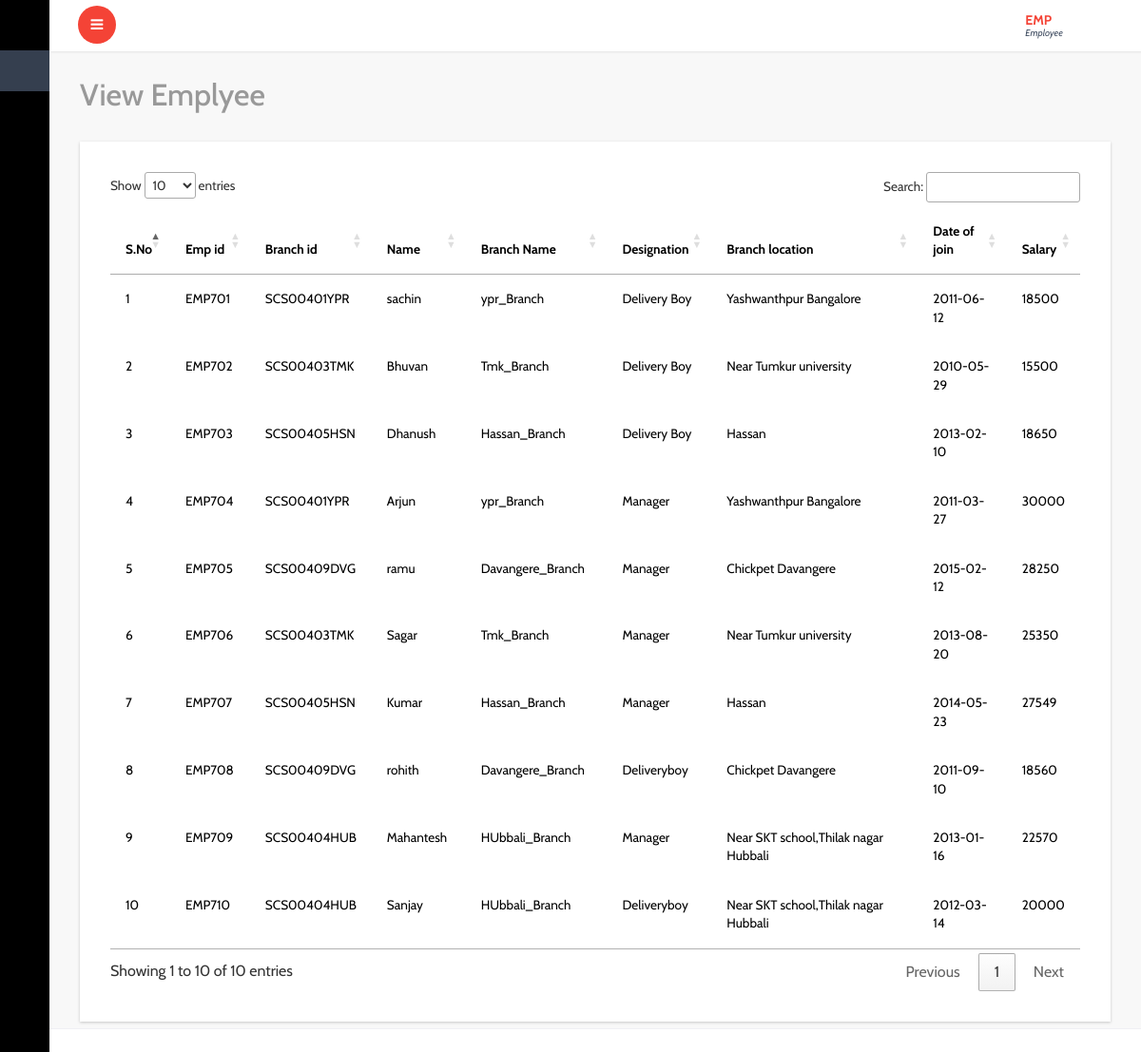
/employee/view_emplyee.php (signed in), run on the app's committed database.
### tables this page shows
CREATE TABLE `emplyee` (
  `id` int(11) NOT NULL,
  `name` text NOT NULL,
  `role` text NOT NULL,
  `branchid` text NOT NULL,
  `branch_name` text NOT NULL,
  `branch_location` text NOT NULL,
  `dateofjoin` date NOT NULL,
  `salary` int(100) NOT NULL,
  `Empid` text NOT NULL,
  `pwd` int(10) NOT NULL
);

### employee/view_emplyee.php (the view, shortened to what this page needs)
<?php
include('header.php');
include('sidebar.php');
include('../connection.php');
?>
<link rel="stylesheet" href="http://cdn.datatables.net/1.10.2/css/jquery.dataTables.min.css"></style>
<div id="page-wrapper">
  <div class="graphs">
    <h3 class="blank1">View Emplyee</h3>
    <div class="xs tabls">
      <div class="bs-example4" data-example-id="contextual-table">
        <table class="table table-hover" id="example" class="display" width="100%" cellspacing="0">
          <thead>
            <tr>
            <th>S.No</th>
            <th>Emp id</th>
              <th>Branch id</th>
              <th>Name</th>
              <th>Branch Name</th>
	      <th>Designation</th>
              <th>Branch location</th>
              <th>Date of join</th>
              <th><S></S>Salary</th>
            </tr>
          </thead>
          <tbody>
          <?php
            $sql="Select * from emplyee";
            $res=mysqli_query($conn,$sql);
            $i=1;
            while($ros=mysqli_fetch_array($res))
            {
              ?>
          <tr>
            <td><?php echo $i++;?></td>
             <td><?php echo $ros['Empid'];?></td>
            <td><?php echo $ros['branchid'];?></td>
            <td><?php echo $ros['name'];?></td>
            <td><?php echo $ros['branch_name'];?></td>
	    <td><?php echo $ros['role'];?></td>
            <td><?php echo $ros['branch_location'];?></td>
            <td><?php echo $ros['dateofjoin'];?></td>
            <td><?php echo $ros['salary'];?></td>
          </tr>
          <?php
        }
        ?>
          </tbody>
        </table>
      </div>
    </div>
  </div>
</div>
<?php
include('footer.php');
?>

### data on the page
emplyee: Empid "EMP701", branchid "SCS00401YPR", name "sachin", branch_name "ypr_Branch", role "Delivery Boy", branch_location "Yashwanthpur Bangalore", dateofjoin "2011-06-12", salary "18500"
emplyee: Empid "EMP702", branchid "SCS00403TMK", name "Bhuvan", branch_name "Tmk_Branch", role "Delivery Boy", branch_location "Near Tumkur university", dateofjoin "2010-05-29", salary "15500"
emplyee: Empid "EMP703", branchid "SCS00405HSN", name "Dhanush", branch_name "Hassan_Branch", role "Delivery Boy", branch_location "Hassan", dateofjoin "2013-02-10", salary "18650"
emplyee: Empid "EMP704", branchid "SCS00401YPR", name "Arjun", branch_name "ypr_Branch", role "Manager", branch_location "Yashwanthpur Bangalore", dateofjoin "2011-03-27", salary "30000"
emplyee: Empid "EMP705", branchid "SCS00409DVG", name "ramu", branch_name "Davangere_Branch", role "Manager", branch_location "Chickpet Davangere", dateofjoin "2015-02-12", salary "28250"
emplyee: Empid "EMP706", branchid "SCS00403TMK", name "Sagar", branch_name "Tmk_Branch", role "Manager", branch_location "Near Tumkur university", dateofjoin "2013-08-20", salary "25350"
emplyee: Empid "EMP707", branchid "SCS00405HSN", name "Kumar", branch_name "Hassan_Branch", role "Manager", branch_location "Hassan", dateofjoin "2014-05-23", salary "27549"
emplyee: Empid "EMP708", branchid "SCS00409DVG", name "rohith", branch_name "Davangere_Branch", role "Deliveryboy", branch_location "Chickpet Davangere", dateofjoin "2011-09-10", salary "18560"
emplyee: Empid "EMP709", branchid "SCS00404HUB", name "Mahantesh", branch_name "HUbbali_Branch", role "Manager", branch_location "Near SKT school,Thilak nagar Hubbali", dateofjoin "2013-01-16", salary "22570"
emplyee: Empid "EMP710", branchid "SCS00404HUB", name "Sanjay", branch_name "HUbbali_Branch", role "Deliveryboy", branch_location "Near SKT school,Thilak nagar Hubbali", dateofjoin "2012-03-14", salary "20000"
